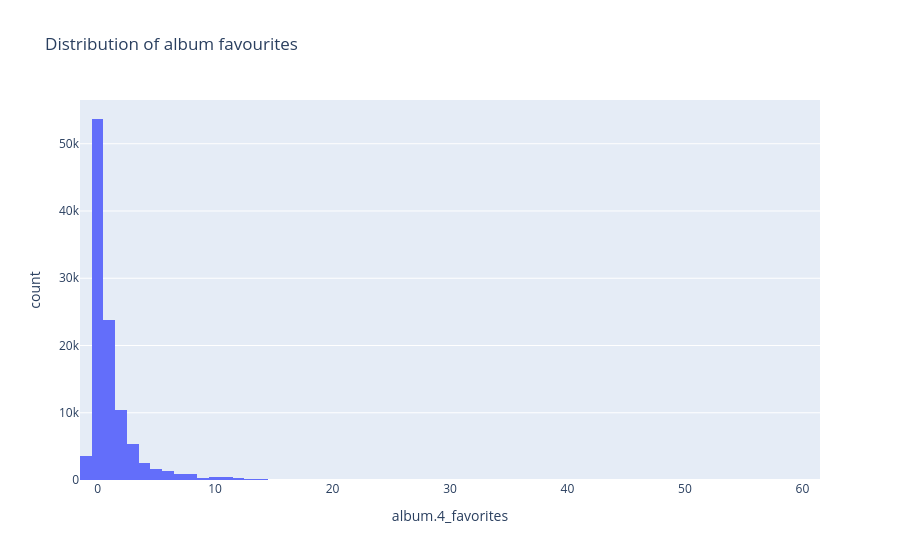
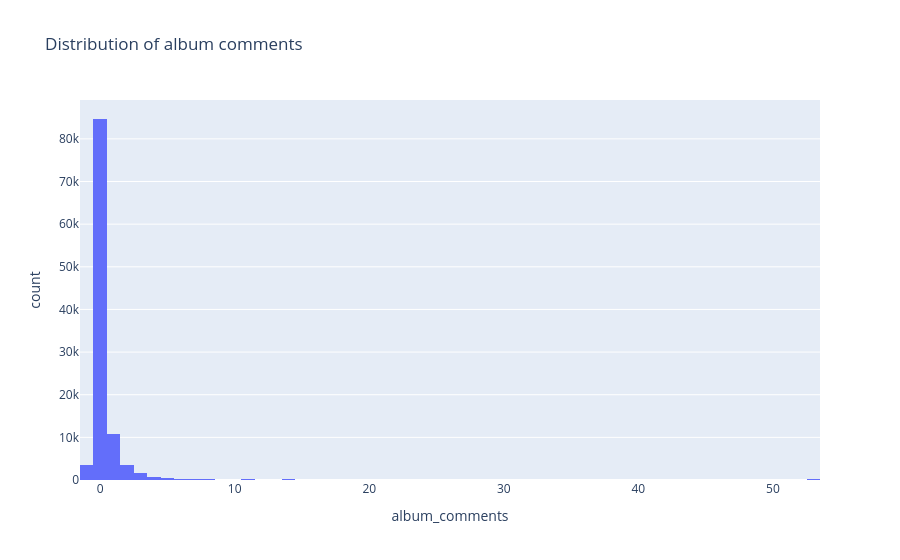
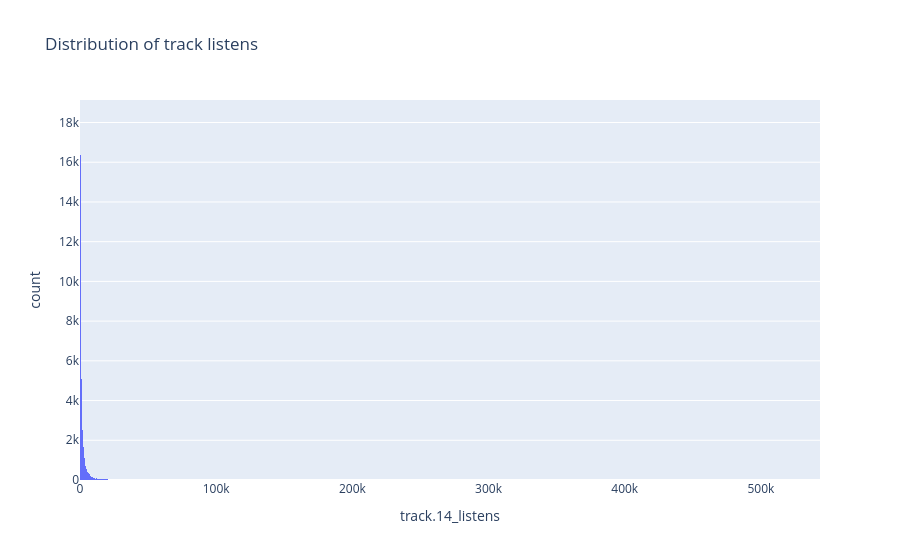

The notebook cell these images were saved under, in order:
### Markdown cell above
## Exploring distributions
Engagement data could be really valuable. However, before visualising data such as favourites and comments, we'd like to know if there's enough data for us to work with. For this, we check the sparsity. Even though the rows aren't empty, they can still say "0"

### Code cell
fig1 = px.histogram(data, x="album.4_favorites", title = "Distribution of album favourites")
fig1.show()

fig2 = px.histogram(data, x="album_comments", title = "Distribution of album comments")
fig2.show()

fig3 = px.histogram(data, x="track.14_listens", title = "Distribution of track listens")
fig3.show()

### Figure 1 — Plotly figure (JSON) as saved in the notebook; plotly's stock layout.template omitted (floating-point values rounded to 4 significant figures; data arrays with more than 128 entries replaced by an {"elided": "..."} marker saying what was removed)
{"data": [{"bingroup": "x", "hovertemplate": "album.4_favorites=%{x}<br>count=%{y}<extra></extra>", "legendgroup": "", "marker": {"color": "#636efa", "pattern": {"shape": ""}}, "name": "", "orientation": "v", "showlegend": false, "type": "histogram", "x": {"elided": "106574 mixed values"}, "xaxis": "x", "yaxis": "y"}], "layout": {"barmode": "relative", "legend": {"tracegroupgap": 0}, "title": {"text": "Distribution of album favourites"}, "xaxis": {"anchor": "y", "domain": [0, 1], "title": {"text": "album.4_favorites"}}, "yaxis": {"anchor": "x", "domain": [0, 1], "title": {"text": "count"}}}}

### Figure 2 — Plotly figure (JSON) as saved in the notebook; plotly's stock layout.template omitted (floating-point values rounded to 4 significant figures; data arrays with more than 128 entries replaced by an {"elided": "..."} marker saying what was removed)
{"data": [{"bingroup": "x", "hovertemplate": "album_comments=%{x}<br>count=%{y}<extra></extra>", "legendgroup": "", "marker": {"color": "#636efa", "pattern": {"shape": ""}}, "name": "", "orientation": "v", "showlegend": false, "type": "histogram", "x": {"elided": "106574 mixed values"}, "xaxis": "x", "yaxis": "y"}], "layout": {"barmode": "relative", "legend": {"tracegroupgap": 0}, "title": {"text": "Distribution of album comments"}, "xaxis": {"anchor": "y", "domain": [0, 1], "title": {"text": "album_comments"}}, "yaxis": {"anchor": "x", "domain": [0, 1], "title": {"text": "count"}}}}

### Figure 3 — Plotly figure (JSON) as saved in the notebook; plotly's stock layout.template omitted (floating-point values rounded to 4 significant figures; data arrays with more than 128 entries replaced by an {"elided": "..."} marker saying what was removed)
{"data": [{"bingroup": "x", "hovertemplate": "track.14_listens=%{x}<br>count=%{y}<extra></extra>", "legendgroup": "", "marker": {"color": "#636efa", "pattern": {"shape": ""}}, "name": "", "orientation": "v", "showlegend": false, "type": "histogram", "x": {"elided": "106574 mixed values"}, "xaxis": "x", "yaxis": "y"}], "layout": {"barmode": "relative", "legend": {"tracegroupgap": 0}, "title": {"text": "Distribution of track listens"}, "xaxis": {"anchor": "y", "domain": [0, 1], "title": {"text": "track.14_listens"}}, "yaxis": {"anchor": "x", "domain": [0, 1], "title": {"text": "count"}}}}
